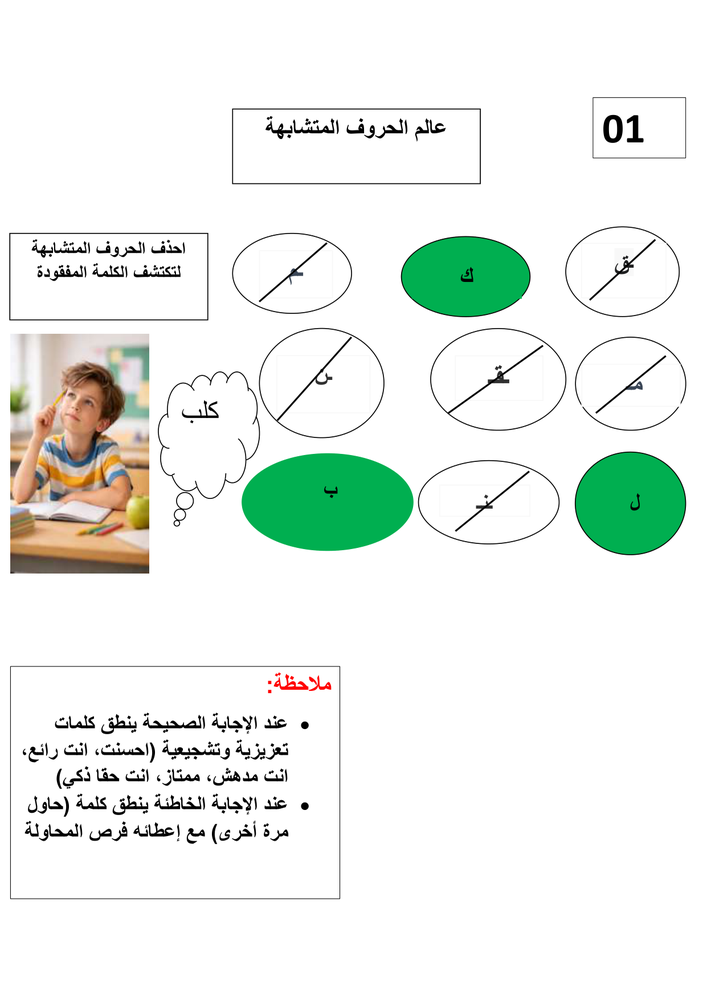
#> input picture the_word_of_words/scratch/rendered_pages/PDF Reader_4_5816587631022054480_page0.png, 707 x 999 px, shrunk from 1241 x 1754 before the run, found by its file name; its folder holds only this picture in this run
$ python extract_boxes.py
#> lines starting #> are read from the running program, lines starting #| are printed output that depends on the picture; after the words box and inside, x2 and y2 are one past the last pixel; in counts of white or black regions, pixels touching at a corner belong together
import cv2
import numpy as np
import os

input_dir = r'c:\Users\zined\Documents\GitHub\bisbis naw\the_word_of_words\scratch\rendered_pages'
output_dir = r'c:\Users\zined\Documents\GitHub\bisbis naw\the_word_of_words\scratch\extracted_exercises'
os.makedirs(output_dir, exist_ok=True)

for filename in os.listdir(input_dir):
    if not filename.endswith('.png'):
        continue

    img = cv2.imread(os.path.join(input_dir, filename))
#> img is the input picture: shape (999, 707, 3); mean B, G, R 236.2, 241.4, 235.4
    gray = cv2.cvtColor(img, cv2.COLOR_BGR2GRAY)
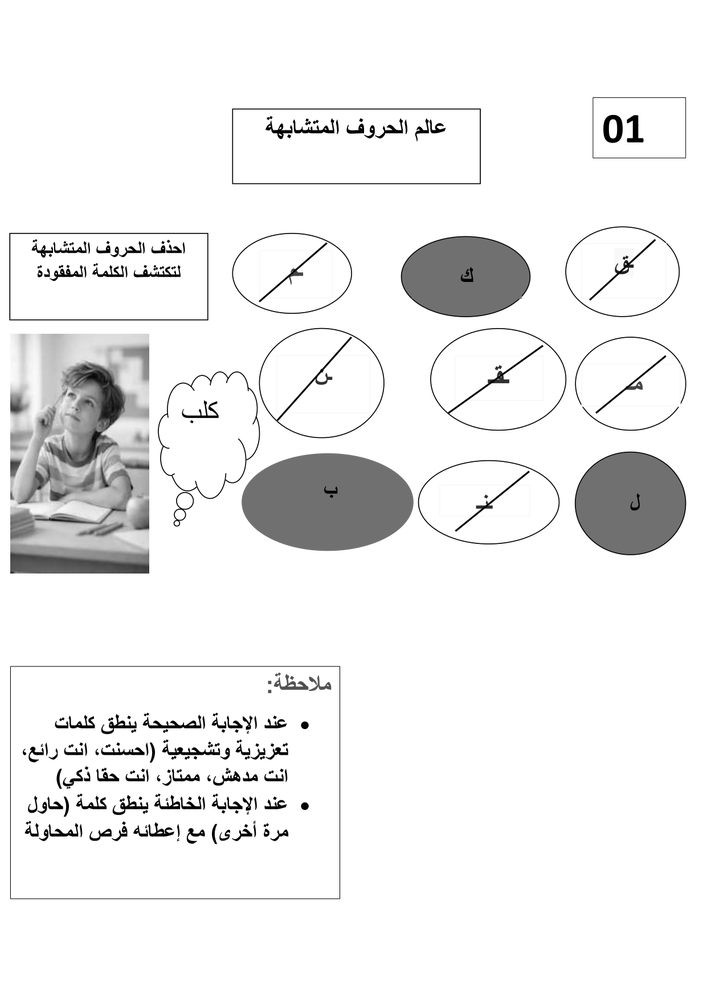
#> gray: shape (999, 707); min 0, max 255, mean 239

    # Threshold to find black lines
    _, thresh = cv2.threshold(gray, 200, 255, cv2.THRESH_BINARY_INV)
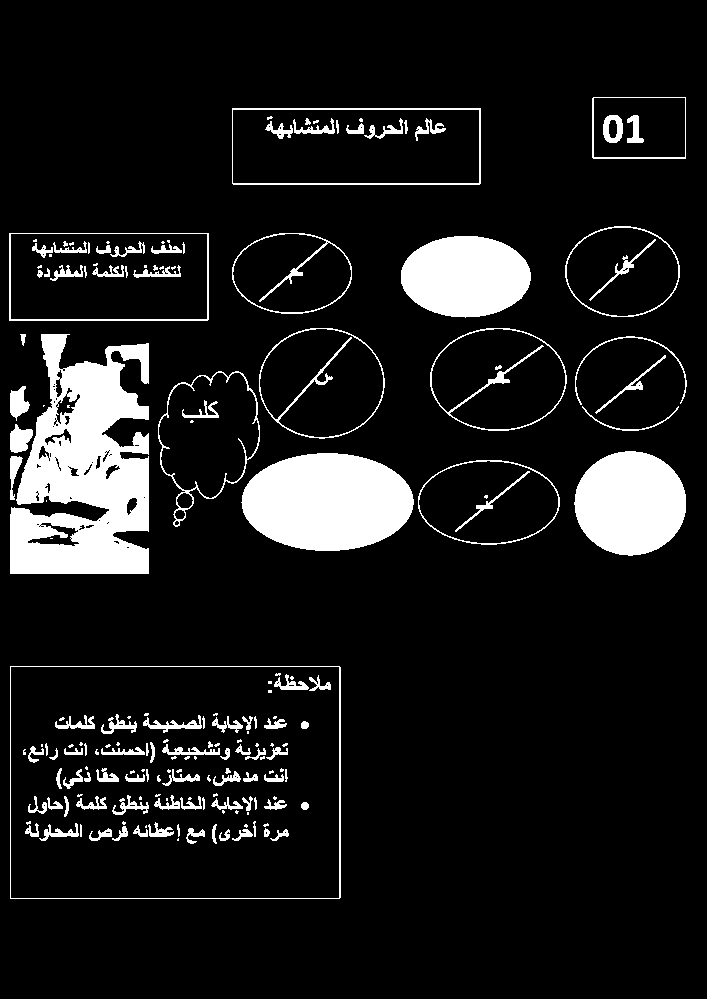
#> thresh: shape (999, 707); 10.7% white; 188 white regions (74 under 20 px), largest, box (x1, y1, x2, y2) and area: (10, 334, 149, 574) 22054, (241, 453, 414, 551) 13252, (574, 451, 686, 556) 9168

    # Find contours
#> (the run stopped early here; a loop or call above may not have finished)

$ run again, on the_word_of_words/scratch/rendered_pages/PDF Reader_4_5816587631022054480_page4.png
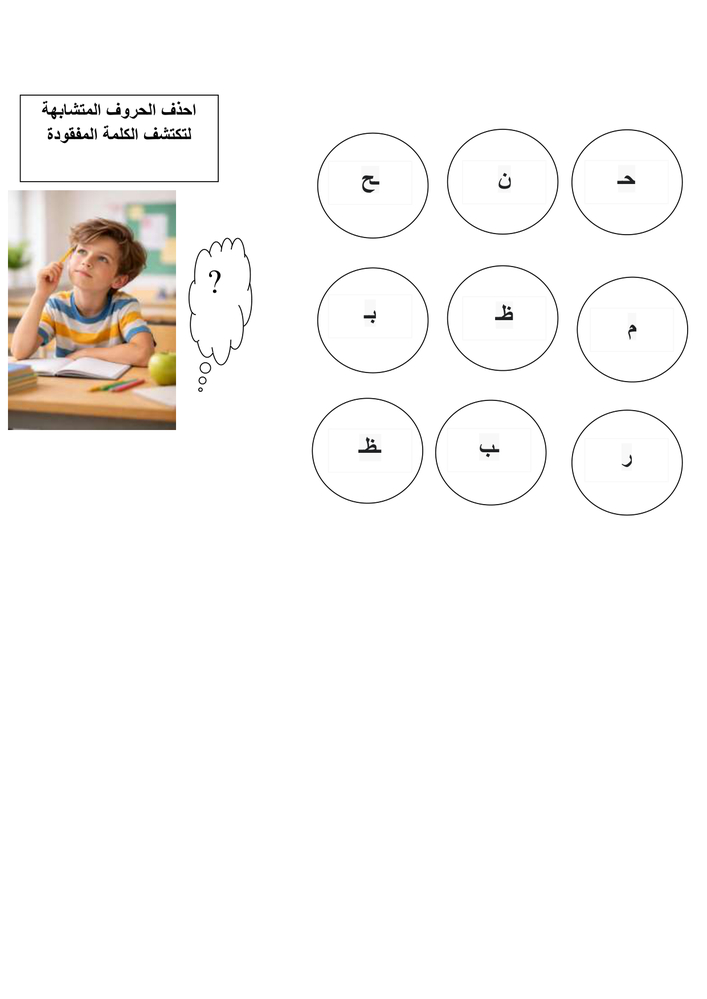
#> input picture the_word_of_words/scratch/rendered_pages/PDF Reader_4_5816587631022054480_page4.png, 707 x 999 px, shrunk from 1241 x 1754 before the run, found by its file name
#> img is the input picture: shape (999, 707, 3); mean B, G, R 245.8, 247.3, 248.8
#> `gray = cv2.cvtColor(img, cv2.COLOR_BGR2GRAY)`:
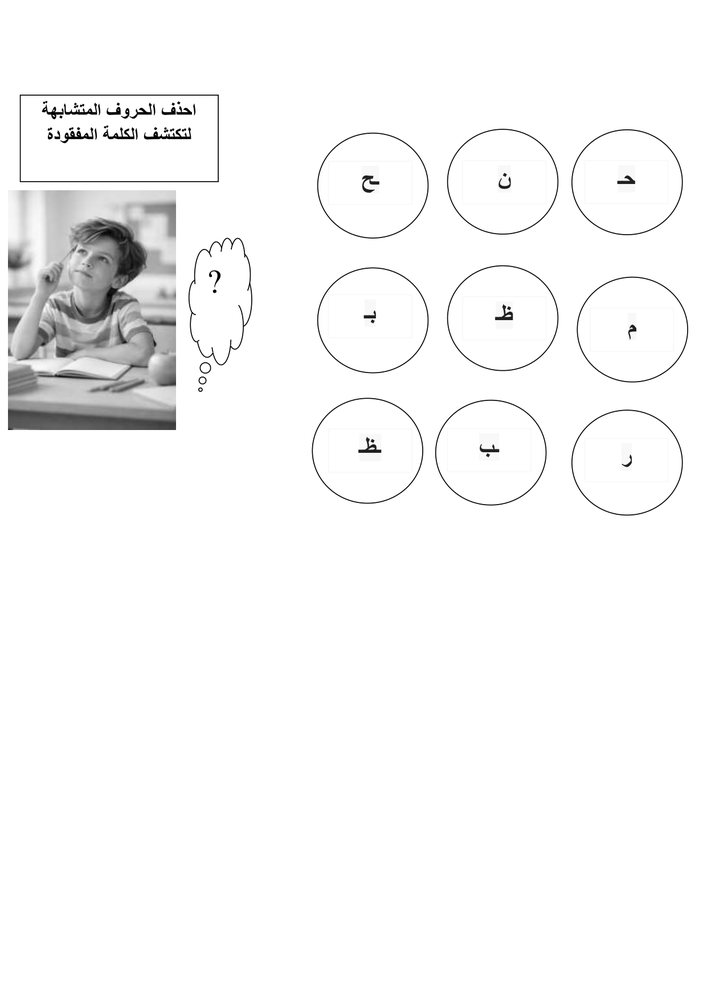
#> gray: shape (999, 707); min 0, max 255, mean 247.6
#> `_, thresh = cv2.threshold(gray, 200, 255, cv2.THRESH_BINARY_INV)`:
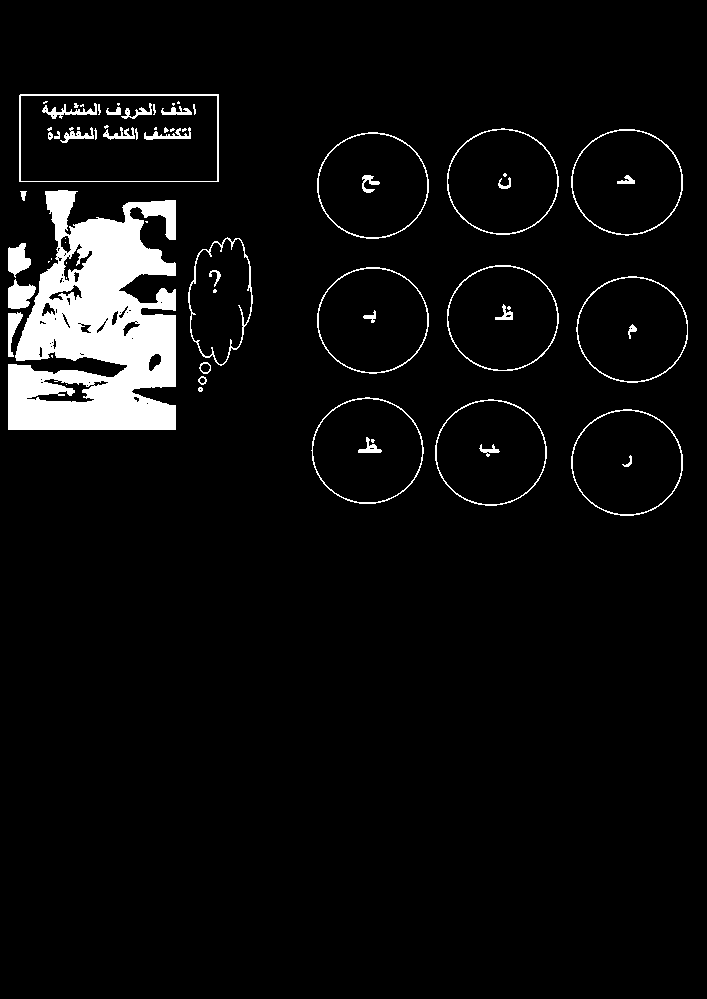
#> thresh: shape (999, 707); 5.3% white; 69 white regions (26 under 20 px), largest, box (x1, y1, x2, y2) and area: (8, 190, 176, 430) 26490, (19, 94, 219, 182) 939, (188, 237, 253, 366) 668

$ run again, on the_word_of_words/scratch/rendered_pages/PDF Reader_4_5816587631022054480_page5.png
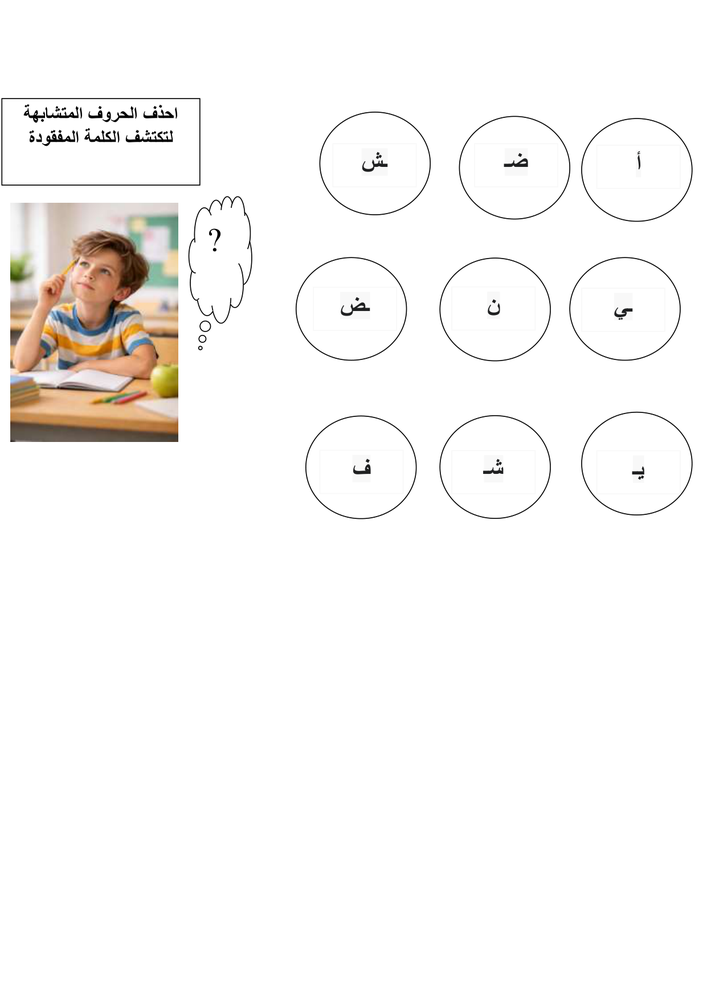
#> input picture the_word_of_words/scratch/rendered_pages/PDF Reader_4_5816587631022054480_page5.png, 707 x 999 px, shrunk from 1241 x 1754 before the run, found by its file name
#> img is the input picture: shape (999, 707, 3); mean B, G, R 245.8, 247.3, 248.8
#> `gray = cv2.cvtColor(img, cv2.COLOR_BGR2GRAY)`:
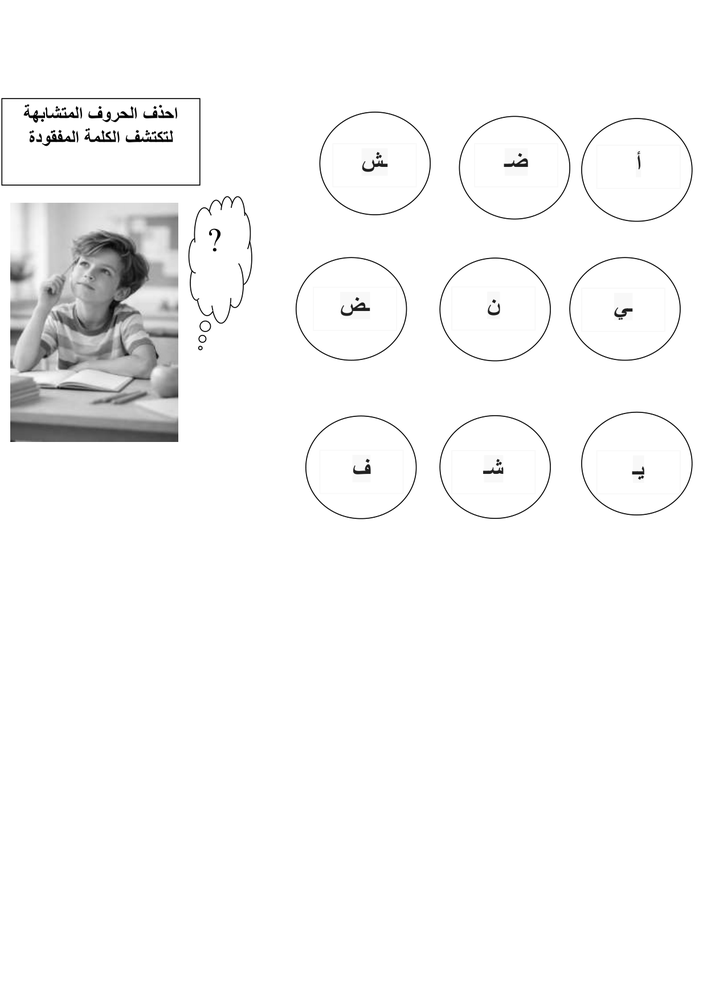
#> gray: shape (999, 707); min 0, max 255, mean 247.6
#> `_, thresh = cv2.threshold(gray, 200, 255, cv2.THRESH_BINARY_INV)`:
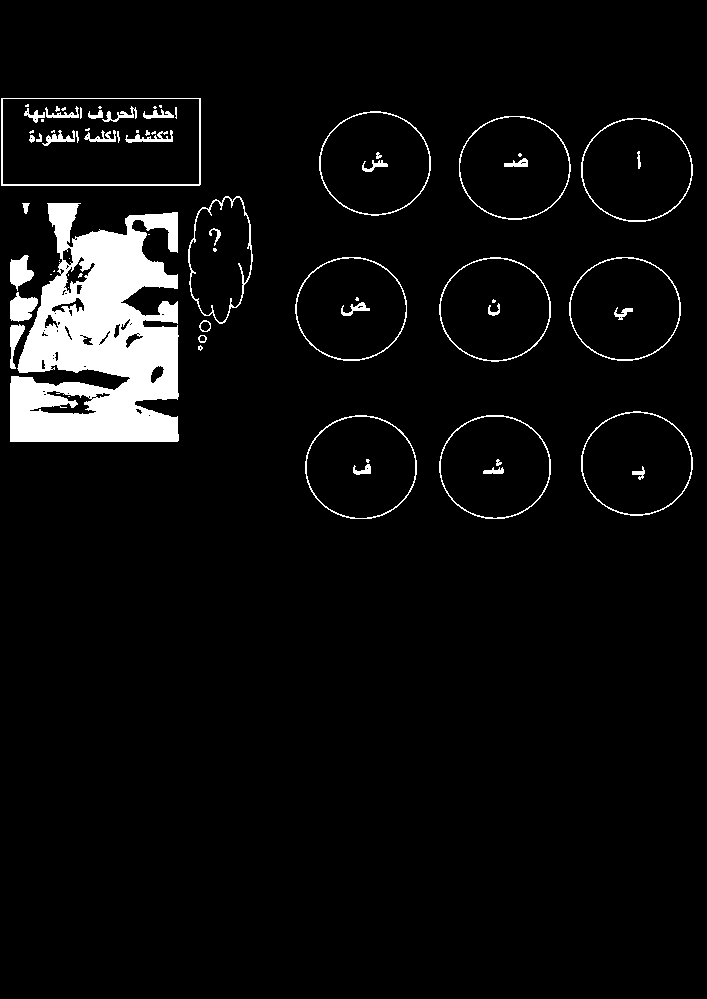
#> thresh: shape (999, 707); 5.3% white; 72 white regions (28 under 20 px), largest, box (x1, y1, x2, y2) and area: (10, 203, 179, 442) 26442, (1, 98, 201, 186) 939, (188, 196, 253, 324) 678

$ run again, on the_word_of_words/scratch/rendered_pages/PDF Reader_4_5816587631022054480_page6.png
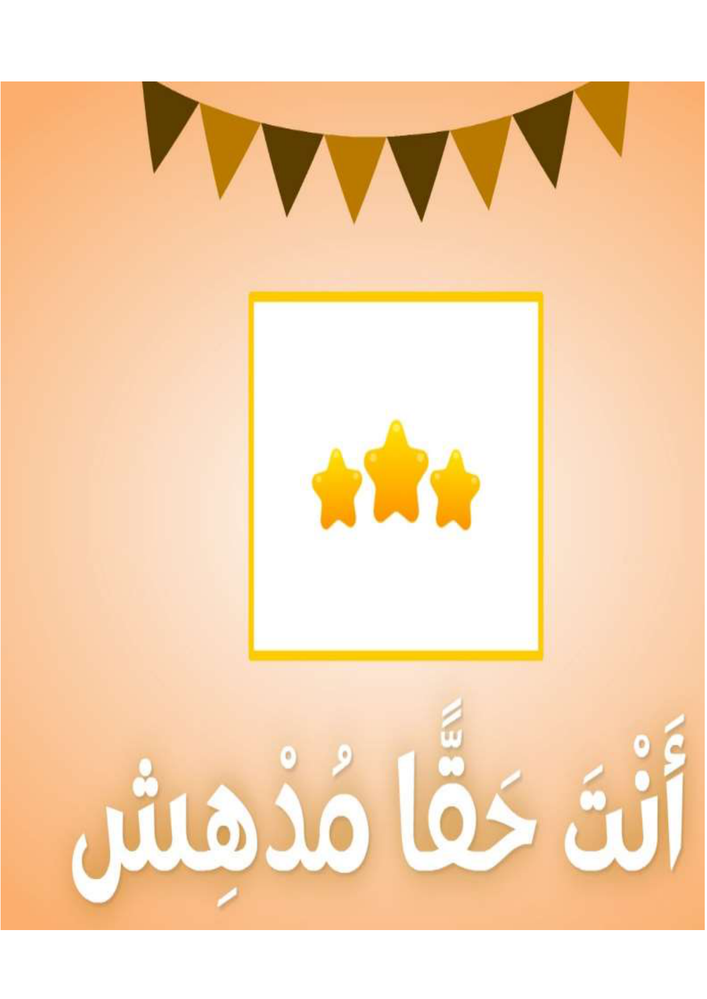
#> input picture the_word_of_words/scratch/rendered_pages/PDF Reader_4_5816587631022054480_page6.png, 707 x 999 px, shrunk from 1241 x 1754 before the run, found by its file name
#> img is the input picture: shape (999, 707, 3); mean B, G, R 181.4, 214.9, 247
#> `gray = cv2.cvtColor(img, cv2.COLOR_BGR2GRAY)`:
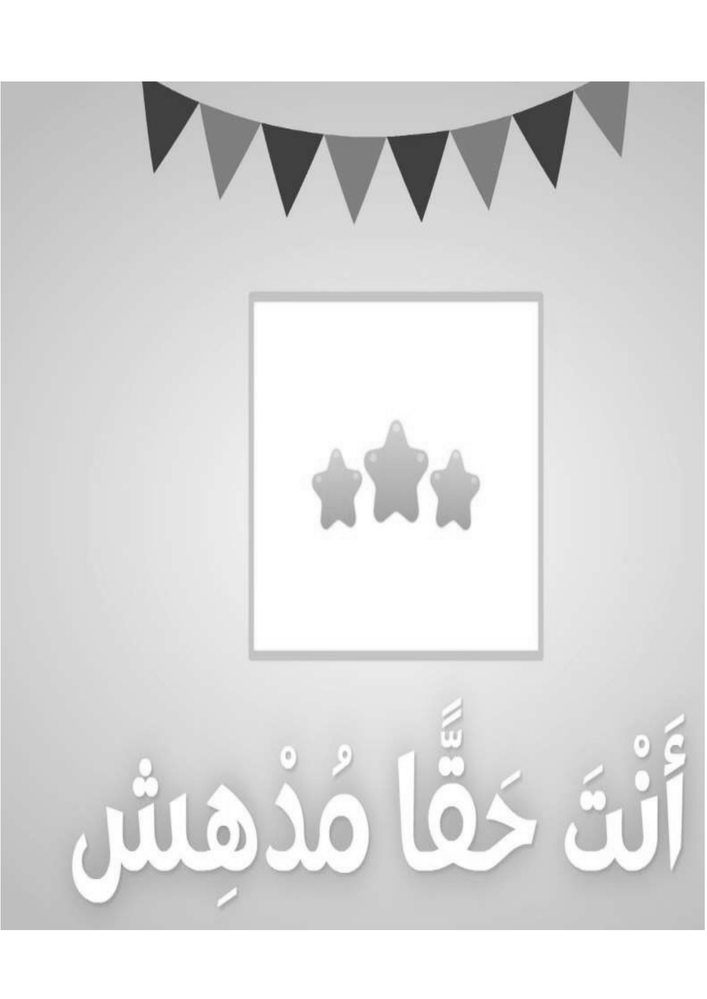
#> gray: shape (999, 707); min 49, max 255, mean 220.7
#> `_, thresh = cv2.threshold(gray, 200, 255, cv2.THRESH_BINARY_INV)`:
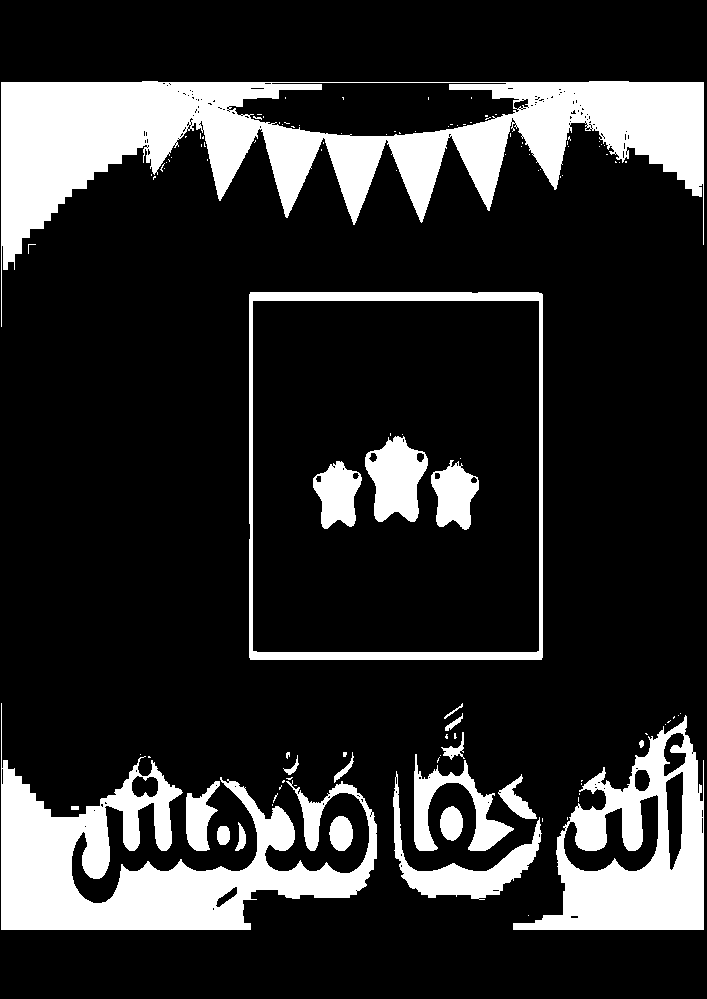
#> thresh: shape (999, 707); 18.3% white; 115 white regions (92 under 20 px), largest, box (x1, y1, x2, y2) and area: (1, 81, 704, 327) 53022, (1, 703, 377, 930) 30891, (513, 715, 704, 930) 17982
